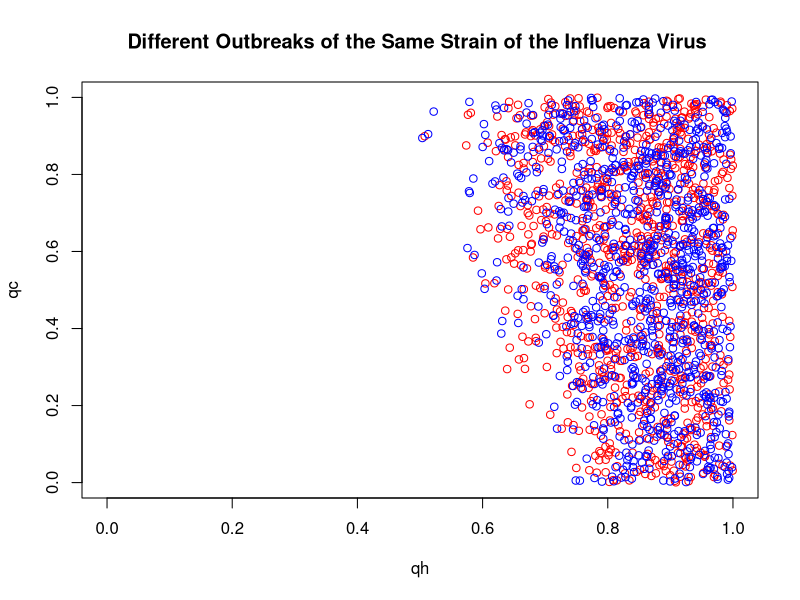
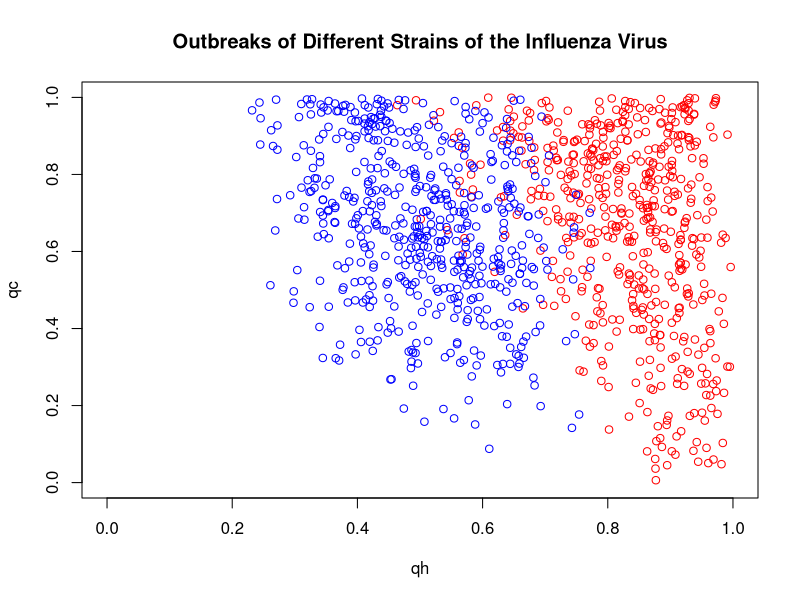

The R source for these figures, in order:
## ---- chunk 1
##Model 1
H3N2_78<- matrix(data = c(66,87,25,22,4,13,14,15,9,4,0,4,4,9,1,0,0,4,
                          3,1,0,0,0,1,1,0,0,0,0,0), ncol = 5, byrow=TRUE)

H3N2_81<- matrix(data = c(44,10,0,0,0,0,62,13,9,0,0,0,47,8,2,3,0,0,38, 
                          11,7,5,1,0,9,5,3,1,0,1), ncol = 5)

##Model 2
B_76 <- matrix(data= c(9,1,0,0,0,0,12,6,2,0,0,0,18,6,3,1,0,0,9,4, 
                       4,3,0,0,4,3,0,2,0,0), ncol=5)
H1N1_79 <- matrix(data= c(15,11,0,0,0,0,12,17,21,0,0,0,4,4,4,5,0,0),
                  ncol = 3)
## ---- chunk 2
Data_generator_helper <- function(qlist, susc, index, data){
  w <- matrix(0, nrow = 6, ncol = susc)
  w[1,] <- sapply(1:susc, function(n,theta){theta^n}, qlist[index]) 
  ##populating 1st row w0s: w01,w02,w03,w04,w05
  w[2,1] <- 1 - w[1,1] 
  ##populating w11
  for(s in 2:susc){ ##populating rows
     for(j in 2:6){
       if(j<=s){
         w[j,s] <- choose(s,j-1)*w[j,j-1]*(qlist[index] * (qlist[index-1]^(j-1)))^(s-j+1)
       }
       else{
         w[j,s] <- 1-sum(w[,s])
         break
       }
     }
  }
  ## size needs to be the sum of the column of the original data
  ## simulate the count matrix by using the simulated probability matrix W
  initSize <- colSums(data)[1]
  countMatrix <- rmultinom(prob=w[,1],size=initSize,n=1)
  for(col in 2:susc){
    nextSize <- colSums(data)[col]
    countCol <- rmultinom(prob=w[,col],size=nextSize,n=1)
    countMatrix <- cbind(countMatrix, countCol)
  }
  return(countMatrix)
}
## ---- chunk 3
Data_generator <- function(qlist, susc1, susc2, data1, data2) {
  
  c1 <- Data_generator_helper(qlist, susc1, 2, data1)
  c2 <- Data_generator_helper(qlist, susc2, 4, data2)
  return(list("c1" = c1, "c2" = c2))
}
## ---- chunk 4
library(matrixcalc)
Distance <- function(data1, data2, generated_data) {
  return((1/2) * (frobenius.norm(data1 - generated_data$c1) + 
                    frobenius.norm(data2 - generated_data$c2)))
}
## ---- chunk 5
ABC <- function(epsilon, n_samples, data1, data2) {
  parameters <- list()
  i <- 1
  for(j in 1 : n_samples) {
    qlist <- runif(4) ##qc1 qh1 qc2 qh2
    data <- Data_generator(qlist,ncol(data1),ncol(data2),data1, data2)
    distance <- Distance(data1, data2, data)

    if(distance <= epsilon){
      parameters[[i]] <- qlist
      i = i + 1
    }
  }
  return(parameters)
}
## ---- chunk 6
m1 <- ABC(50, 10000, H3N2_78, H3N2_81)
m2 <- ABC(15, 10000, B_76, H1N1_79)

m1 <- as.data.frame(m1)
m1 <- t(m1)
rownames(m1) <- NULL
colnames(m1) <- c("qc1","qh1","qc2","qh2")

m2 <- as.data.frame(m2)
m2 <- t(m2)
rownames(m2) <- NULL
colnames(m2) <- c("qc1","qh1","qc2","qh2")
## ---- chunk 7
plot(m1[,2], m1[,1], col=c("red"), xlim=c(0,1), ylim=c(0,1), 
     xlab = "qh",ylab="qc", main = "Different Outbreaks of the Same Strain of the Influenza Virus ") 
points(m1[,4], m1[,3], col=c("blue"))
## ---- chunk 8
plot(m2[,2], m2[,1], col=c("red"), xlim=c(0,1), ylim=c(0,1),
          xlab = "qh",ylab="qc", main = "Outbreaks of Different Strains of the Influenza Virus")
points(m2[,4], m2[,3], col=c("blue"))
